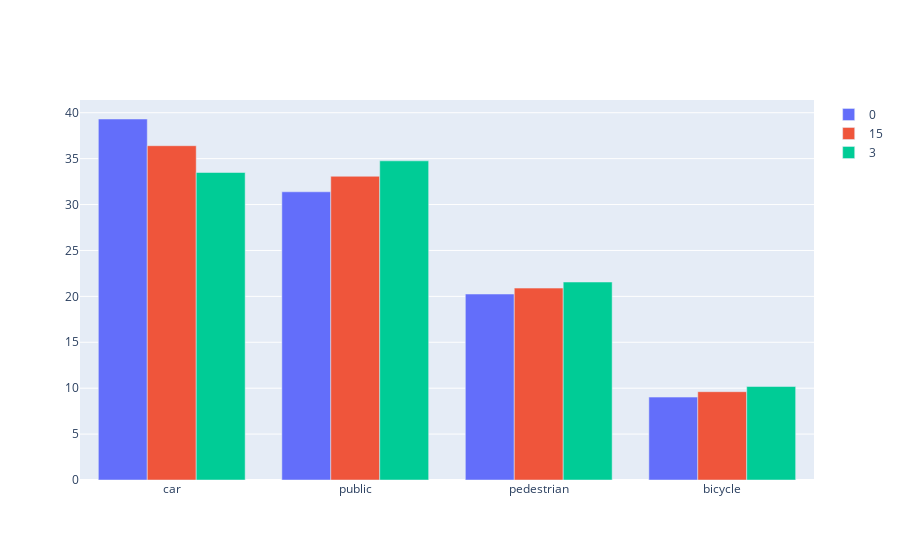

Here is the notebook cell this chart was saved with:
### Markdown cell above
### Household_cars

### Code cell
modes=list(list(modal_splits.values())[0].keys())

mean_0_0_0 = modal_splits['ms_scenario_0_0_0'].values()
mean_0_0_0 = list(map(lambda x: x['median'], mean_0_0_0))

mean_0_0_15 = modal_splits['ms_scenario_0_0_15'].values()
mean_0_0_15 = list(map(lambda x: x['median'], mean_0_0_15))

mean_0_0_3 = modal_splits['ms_scenario_0_0_3'].values()
mean_0_0_3 = list(map(lambda x: x['median'], mean_0_0_3))

fig = go.Figure(data=[
    go.Bar(name='0', x=modes, y=mean_0_0_0),
    go.Bar(name='15', x=modes, y=mean_0_0_15),
    go.Bar(name='3', x=modes, y=mean_0_0_3)
])
# Change the bar mode
fig.update_layout(barmode='group')
fig.show()

### Figure 1 — Plotly figure (JSON) as saved in the notebook; plotly's stock layout.template omitted (floating-point values rounded to 4 significant figures)
{"data": [{"name": "0", "type": "bar", "x": ["car", "public", "pedestrian", "bicycle"], "y": [39.32, 31.39, 20.26, 9.029]}, {"name": "15", "type": "bar", "x": ["car", "public", "pedestrian", "bicycle"], "y": [36.41, 33.08, 20.9, 9.617]}, {"name": "3", "type": "bar", "x": ["car", "public", "pedestrian", "bicycle"], "y": [33.49, 34.76, 21.56, 10.18]}], "layout": {"barmode": "group"}}
